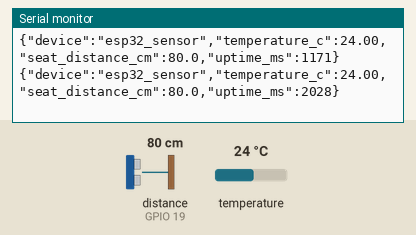
Bench run of a sketch on a simulated ESP32. Shown: the last lines printed to the serial monitor. Wiring (inferred from the names in the program): ultrasonic range finder: trigger GPIO 18; echo GPIO 19. The test bench sets the inputs (shaded band); at power-on: distance to the obstacle (sensor on GPIO 19) 80 cm, temperature 24 °C. The echo pulse lasts 58.3 µs per cm.

Above: at 2.3 s.
2.4 s: distance to the obstacle (sensor on GPIO 19) set to 2 cm
At 3.3 s:
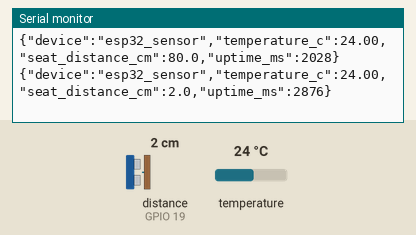
3.9 s: temperature set to 12 °C
At 5.2 s:
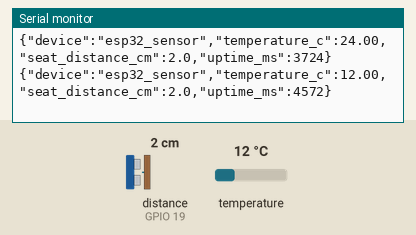
5.4 s: distance to the obstacle (sensor on GPIO 19) set to 4 cm
At 6.1 s:
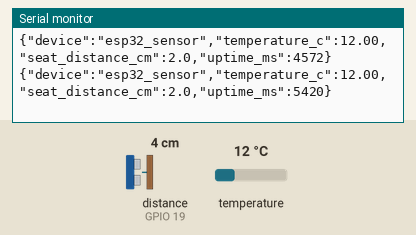
6.9 s: temperature set to 19 °C
At 7.8 s:
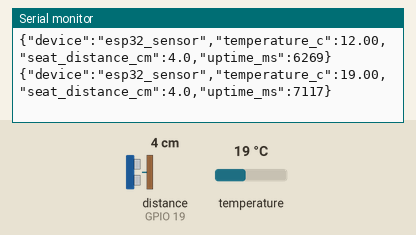
8.4 s: distance to the obstacle (sensor on GPIO 19) set to 9 cm
At 9.2 s:
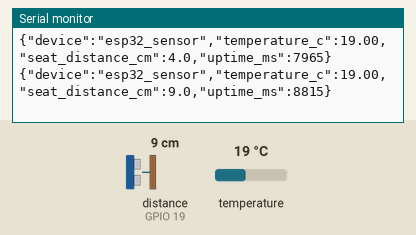
Timing chart, 0 to 11.4 s (numbered marks = the images above; inputs shaded):
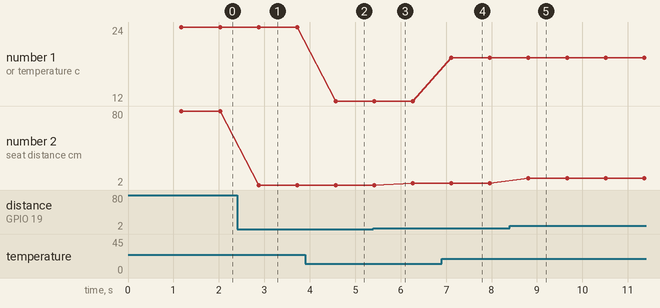

The sketch:

esp32_sensor.ino
```cpp
#include <Arduino.h>
#include <OneWire.h>
#include <DallasTemperature.h>

constexpr uint32_t SERIAL_BAUDRATE = 115200;
constexpr uint16_t SEND_INTERVAL_MS = 500;
constexpr uint8_t ONE_WIRE_PIN = 4;
constexpr uint8_t TRIGGER_PIN = 18;
constexpr uint8_t ECHO_PIN = 19;
constexpr uint32_t ECHO_TIMEOUT_US = 30000;
constexpr float MIN_DISTANCE_CM = 2.0f;
constexpr float MAX_DISTANCE_CM = 400.0f;
constexpr uint8_t DISTANCE_SAMPLES = 3;

OneWire oneWire(ONE_WIRE_PIN);
DallasTemperature temperatureSensors(&oneWire);
uint32_t lastSendAt = 0;

float readTemperatureC() {
  temperatureSensors.requestTemperatures();
  const float value = temperatureSensors.getTempCByIndex(0);
  if (value == DEVICE_DISCONNECTED_C || value < -55.0f || value > 125.0f) return NAN;
  return value;
}

float readDistanceOnceCm() {
  digitalWrite(TRIGGER_PIN, LOW);
  delayMicroseconds(3);
  digitalWrite(TRIGGER_PIN, HIGH);
  delayMicroseconds(10);
  digitalWrite(TRIGGER_PIN, LOW);

  const unsigned long duration = pulseIn(ECHO_PIN, HIGH, ECHO_TIMEOUT_US);
  if (duration == 0) return NAN;

  const float distance = duration * 0.0343f / 2.0f;
  if (distance < MIN_DISTANCE_CM || distance > MAX_DISTANCE_CM) return NAN;
  return distance;
}

float readDistanceCm() {
  float values[DISTANCE_SAMPLES];
  uint8_t valid = 0;

  for (uint8_t i = 0; i < DISTANCE_SAMPLES; i++) {
    const float value = readDistanceOnceCm();
    if (!isnan(value)) values[valid++] = value;
    delay(25);
  }

  if (valid == 0) return NAN;

  // Für drei Werte reicht ein einfacher Sortierschritt; der Median reduziert Ausreißer.
  for (uint8_t i = 0; i < valid; i++) {
    for (uint8_t j = i + 1; j < valid; j++) {
      if (values[j] < values[i]) {
        const float tmp = values[i];
        values[i] = values[j];
        values[j] = tmp;
      }
    }
  }
  return values[valid / 2];
}

void printJsonNumber(float value, uint8_t decimals) {
  if (isnan(value)) Serial.print("null");
  else Serial.print(value, decimals);
}

void sendSensorData() {
  const float temperatureC = readTemperatureC();
  const float seatDistanceCm = readDistanceCm();

  Serial.print("{\"device\":\"esp32_sensor\",\"temperature_c\":");
  printJsonNumber(temperatureC, 2);
  Serial.print(",\"seat_distance_cm\":");
  printJsonNumber(seatDistanceCm, 1);
  Serial.print(",\"uptime_ms\":");
  Serial.print(millis());
  Serial.println("}");
}

void setup() {
  Serial.begin(SERIAL_BAUDRATE);
  pinMode(TRIGGER_PIN, OUTPUT);
  pinMode(ECHO_PIN, INPUT);
  digitalWrite(TRIGGER_PIN, LOW);
  temperatureSensors.begin();
  temperatureSensors.setWaitForConversion(true);
  delay(300);
  sendSensorData();
}

void loop() {
  const uint32_t now = millis();
  if (now - lastSendAt >= SEND_INTERVAL_MS) {
    lastSendAt = now;
    sendSensorData();
  }
  delay(5);
}
```

Measured:
- after the input at 2.4 s, the serial monitor: prints a new line after 0.47 s (image 1)
- after the input at 3.9 s, the serial monitor: prints a new line after 0.67 s (image 2)
- after the input at 6.9 s, the serial monitor: prints a new line after 0.22 s (image 4)
- after the input at 8.4 s, the serial monitor: prints a new line after 0.41 s (image 5)
- plotted number 1: 24 → 12 after the input at 3.9 s, 12 → 19 after the input at 6.9 s
- plotted number 2: 80 → 2 after the input at 2.4 s, 2 → 4 after the input at 5.4 s, 4 → 9 after the input at 8.4 s
